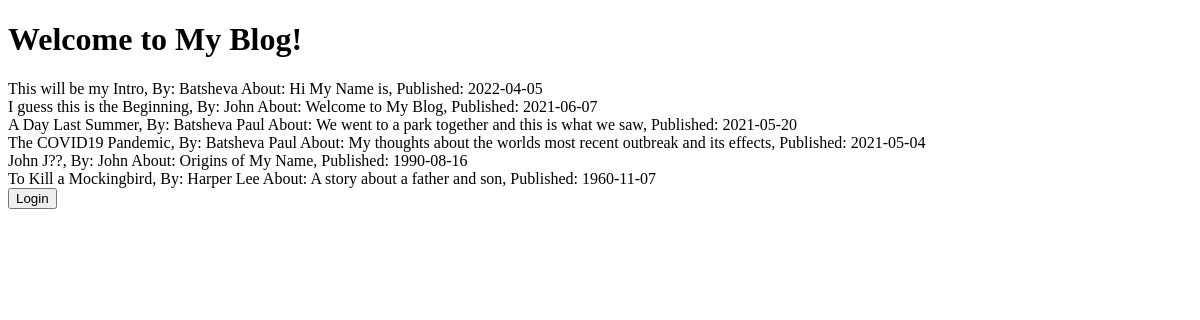
Before: / with the older database file.
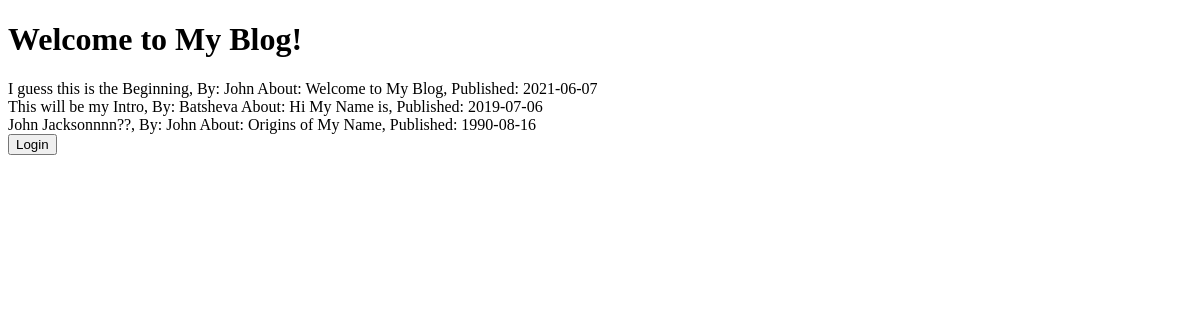
After: the same page with the newer database file.
### tables this page shows
CREATE TABLE posts (
                                              post_id integer PRIMARY KEY,
                                                title text NOT NULL,
                                                author text NOT NULL,
                                                content text NOT NULL, 
                                                publication_date datetime integer NOT NULL


                                            );

### blog.py (the view)
@app.route("/")
def open_post():
    print("in posting fxn")
    conn = db_connection()
    cursor = conn.cursor()
    cursor.execute("SELECT * from posts ORDER BY publication_date DESC")
    blog_posts = cursor.fetchall()
    print("successfully posted")
    return render_template('home.html', blog_posts=blog_posts)

### blog.py (called while the page is built)
def db_connection():
    conn = None
    try:
        conn = lite.connect('the_last_sql_database_final.db')
        print("connected")
    except lite.error as e:
        print(e)
    return conn

### templates/home.html (shortened to what this page needs)
<!DOCTYPE html>
<html lang="en" xmlns="http://www.w3.org/1999/html">
<head>
</head>
<body>
    <h1>Welcome to My Blog!</h1>
     {%for row in blog_posts%}
         <div> {{row[1]}}, By: {{row[2]}}
         About: {{row[3]}}, Published: {{row[4]}} </div>
    {%endfor%}
<a href="/login"> <button>Login</button></a>
</body>
</html>

Changed rows visible on the page:
removed posts: title "A Day Last Summer", author "Batsheva Paul", content "We went to a park together and this is what we saw", publication_date "2021-05-20"
removed posts: title "The COVID19 Pandemic", author "Batsheva Paul", content "My thoughts about the worlds most recent outbreak and its effects", publication_date "2021-05-04"
removed posts: title "To Kill a Mockingbird", author "Harper Lee", content "A story about a father and son", publication_date "1960-11-07"
shown differently, row unchanged: posts "I guess this is the Beginning": moves up the list
changed posts "This will be my Intro": publication_date "2022-04-05" → "2019-07-06"
changed posts "Origins of My Name": title "John J??" → "John Jacksonnnn??"
